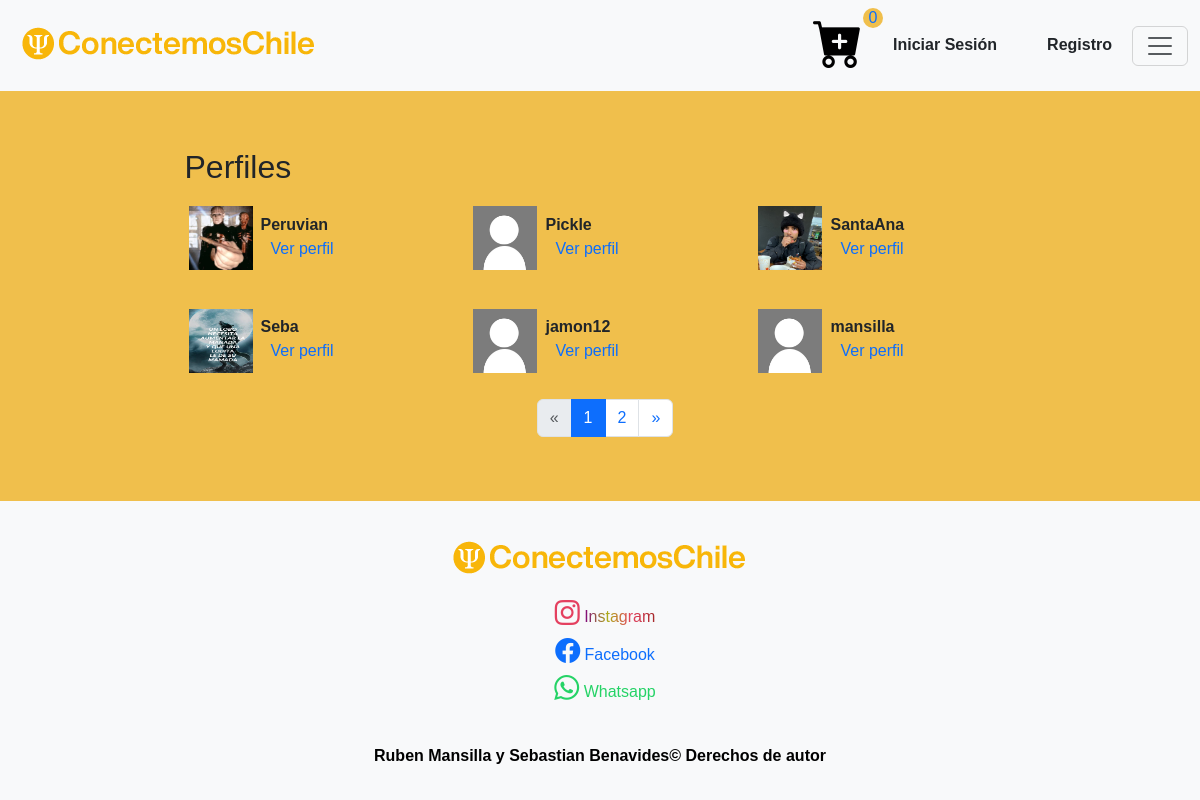
Page /profiles/ on the earlier database version.
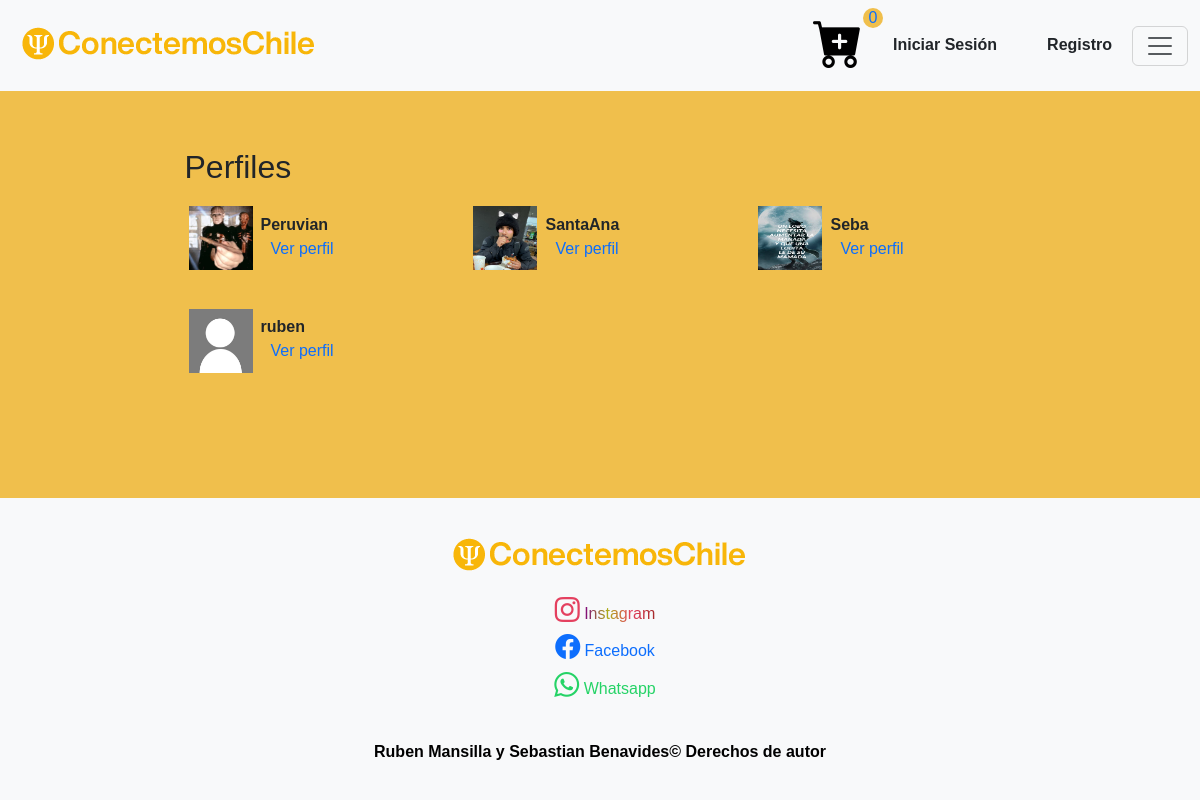
Same page on the later database version.
### registration/models.py (models this page shows, shortened)
class Profile(models.Model):
    user = models.OneToOneField(User, on_delete=models.CASCADE)
    avatar = models.ImageField(upload_to=custom_upload_to, null=True, blank=True)
    bio = models.TextField(null=True)
    class Meta:
        ordering = ['user__username']

### profiles/views.py (the view)
# urls.py: path('', ProfileListView.as_view(), name='list'),
class ProfileListView(ListView):
    model = Profile
    template_name = 'profiles/profile_list.html'
    paginate_by = 6

### profiles/templates/profiles/profile_list.html (shortened to what this page needs)
{% extends 'core/base.html' %}
{% load static %}
{% block content %}
<div style="padding: 50px;"></div>
<link rel="stylesheet" href="{% static 'core/css/perfiles.css' %}">
<main role="main">
  <div id="perfiles" class="container mt-5">
    <div class="row mt-3">
      <div class="col-md-9 mx-auto mb-5">
        <h2>Perfiles</h2>
        <div class="row">
          {% for profile in profile_list %}
            <div class="col-md-4 mt-2 mb-3 ">
              <div class="row p-1">
                <div class="col-md-12">
                  {% if profile.avatar %}
                    <img src="{{profile.avatar.url}}" class="img-fluid profile-avatar">
                  {% else %}
                    <img src="{% static 'registration/img/no-avatar.jpg' %}" class="img-fluid profile-avatar">
                  {% endif %}
                  <p class="profile-data">
                    <b>{{profile.user|truncatechars:"16"}}</b><br>
                    <a href="{% url 'profiles:detail' profile.user %}">Ver perfil</a>
                  </p>
                </div>
              </div>
            </div>
          {% endfor %}
        </div>
        {% if is_paginated %}
          <nav aria-label="Page navigation">
            <ul class="pagination justify-content-center">
              {% if page_obj.has_previous %}
                <li class="page-item">
                  <a class="page-link" href="?page={{ page_obj.previous_page_number }}">&laquo;</a>
                </li>
              {% else %}
                <li class="page-item disabled">
                  <a class="page-link" href="#" tabindex="-1">&laquo;</a>
                </li>
              {% endif %}
              {% for i in paginator.page_range %}
                <li class="page-item {% if page_obj.number == i %}active{% endif %}">
                  <a class="page-link" href="?page={{ i }}">{{ i }}</a>
                </li>
              {% endfor %}
              {% if page_obj.has_next %}
                <li class="page-item">
                  <a class="page-link" href="?page={{ page_obj.next_page_number }}">&raquo;</a>
                </li>
              {% else %}
                <li class="page-item disabled">
                  <a class="page-link" href="#" tabindex="-1">&raquo;</a>
                </li>
              {% endif %}
            </ul>
          </nav>
        {% endif %}
      </div>
    </div>
  </div>
</main>
{% endblock %}

Differences in the rows shown:
removed Profile: user "Pickle"
removed Profile: user "jamon12"
removed Profile: user "mansilla"
now on this page (row unchanged): Profile: user "ruben"
Other differences:
list line gone: "1"
list line gone: "2"
